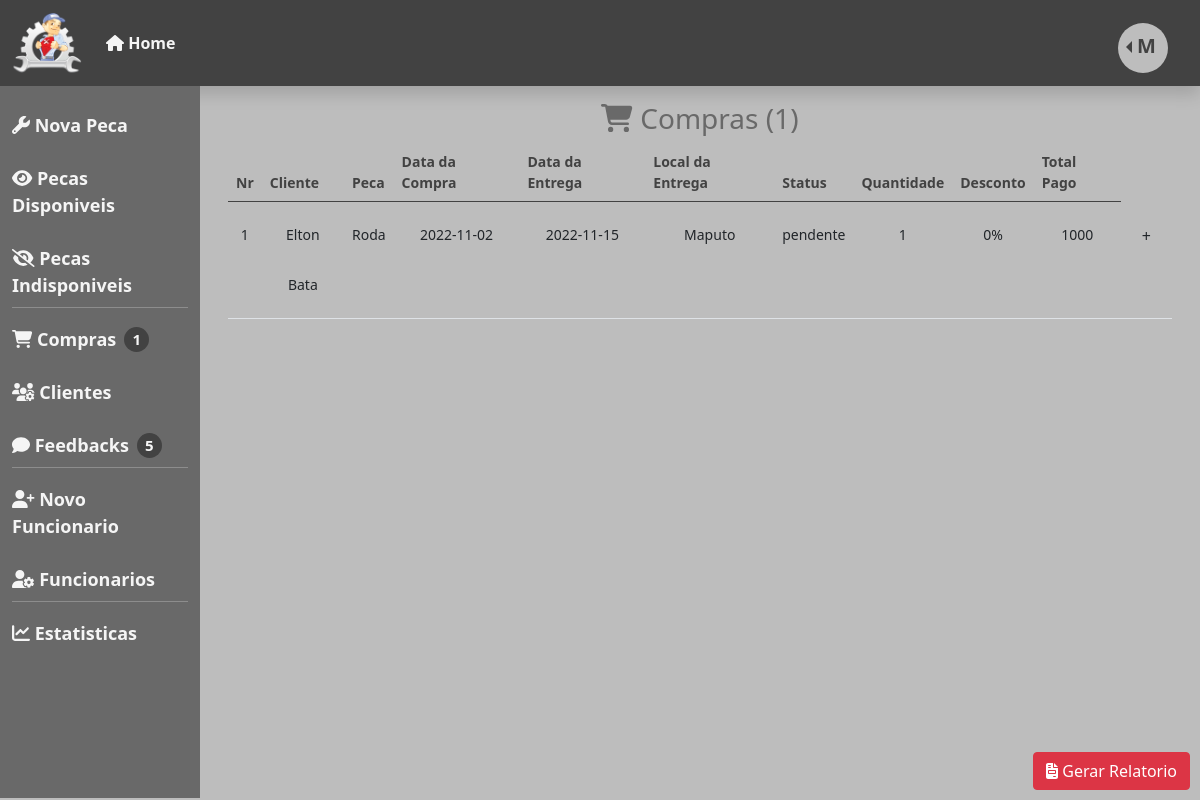
The app's page /gestao/views/compras.php (signed in) with its own data.
### tables this page shows
CREATE TABLE IF NOT EXISTS `compra` (
  `id` int NOT NULL AUTO_INCREMENT,
  `data_compra` date NOT NULL,
  `data_entrega` date NOT NULL,
  `local_entrega` text NOT NULL,
  `quantidade` int NOT NULL,
  `desconto` float NOT NULL,
  `status` varchar(100) NOT NULL,
  `total_pago` float NOT NULL,
  `id_cliente` int NOT NULL,
  `id_peca` int NOT NULL,
  `id_gestor` int NOT NULL,
  PRIMARY KEY (`id`),
  KEY `id_cliente` (`id_cliente`),
  KEY `id_gestor` (`id_gestor`),
  KEY `id_peca` (`id_peca`)
);

CREATE TABLE IF NOT EXISTS `cliente` (
  `id` int NOT NULL AUTO_INCREMENT,
  `nome` varchar(100) NOT NULL,
  `apelido` varchar(100) NOT NULL,
  `email` varchar(512) NOT NULL,
  `contactos` varchar(100) NOT NULL,
  `morada` text NOT NULL,
  `nr_bi` varchar(50) NOT NULL,
  PRIMARY KEY (`id`)
);

CREATE TABLE IF NOT EXISTS `peca` (
  `id` int NOT NULL AUTO_INCREMENT,
  `nome` varchar(512) NOT NULL,
  `tipo` varchar(100) NOT NULL,
  `tamanho` varchar(50) NOT NULL,
  `marca` varchar(512) NOT NULL,
  `preco` float NOT NULL,
  `data_fabrico` date NOT NULL,
  `local_fabrico` varchar(512) NOT NULL,
  `cor` varchar(50) NOT NULL,
  `status` varchar(100) NOT NULL,
  `quantidade` int NOT NULL,
  PRIMARY KEY (`id`)
);

### gestao/controllers/VerComprasController.php (called while the page is built, shortened)
<?php
include_once '../models/Compra.php';
class VerComprasController
{
    public function compras()
    {
        $this->compra = new Compra();
        $this->dados = $this->compra->selectAll();
        return $this->dados;
    }
    public function totalCompras()
    {
        $this->compra = new Compra();
        $this->dados = $this->compra->count();
        return $this->dados;
    }
}
$verCompras = new VerComprasController();
$compras = $verCompras->compras();
$totalCompras = $verCompras->totalCompras();

### gestao/models/Compra.php (called while the page is built, shortened)
<?php
include_once '../../config/db.php';
class Compra
{
    public $conexao;
    function __construct()
    {
        $this->dbConnection = new dbConnection();
        $this->conexao = $this->dbConnection->connect();
        return $this->conexao;
    }
    public function selectAll()
    {
        $this->sql = $this->conexao->query("SELECT compra.id AS compraID, data_compra, data_entrega, local_entrega, compra.quantidade AS compraQuantidade, desconto, cliente.nome AS cliNome, cliente.apelido AS cliApelido, email, contactos, peca.nome AS pecaNome, marca, preco, tamanho, compra.status AS compraStatus, total_pago  FROM compra JOIN cliente, peca WHERE compra.id_cliente = cliente.id AND compra.id_peca = peca.id");
        $this->sql->execute();
        $this->dados = $this->sql->fetchAll(PDO::FETCH_OBJ);
        return $this->dados;
    }
    public function count()
    {
        $this->sql = $this->conexao->query("SELECT * FROM compra");
        $this->sql->execute();
        $this->conta = $this->sql->rowCount();
        return $this->conta;
    }
}

### config/db.php (called while the page is built, shortened)
<?php
class dbConnection
{
     public $user = "root";
     public $password = "";
     public $db_name = "pecas_automoveis";
     public $host = "localhost";
     function connect()
     {
          try {
               $this->con = new PDO("mysql:host=$this->host;dbname=$this->db_name", $this->user, $this->password);
               return $this->con;
          } catch (PDOException $e) {
               return $e->getMessage();
          }
     }
}

### gestao/views/compras.php (the view, shortened to what this page needs)
<?php include_once './head.php'; ?>
<?php
include_once '../controllers/verComprasController.php';
?>
<div class="container conteudo col-sm-10 p-3">
    <h3 class="text-center"><i class="fa-solid fa-cart-shopping"></i> Compras (<?php echo $totalCompras; ?>)</h3>
    <div class="container mt-2">
        <table class="table">
            <thead>
                <th>Nr</th>
                <th>Cliente</th>
                <th>Peca</th>
                <th>Data da Compra</th>
                <th>Data da Entrega</th>
                <th>Local da Entrega</th>
                <th>Status</th>
                <th>Quantidade</th>
                <th>Desconto</th>
                <th>Total Pago</th>
            </thead>
            <tbody>
                <?php
                $count = 1;
                foreach ($compras as $key => $value) {
                ?>
                    <tr>
                        <td><?php echo $count; ?></td>
                        <td><?php echo $value->cliNome . " " . $value->cliApelido ?></td>
                        <td><?php echo $value->pecaNome ?></td>
                        <td><?php echo $value->data_compra ?></td>
                        <td><?php echo $value->data_entrega ?></td>
                        <td><?php echo $value->local_entrega ?></td>
                        <td><?php echo $value->compraStatus ?></td>
                        <td><?php echo $value->compraQuantidade ?></td>
                        <td><?php echo $value->desconto . "%" ?></td>
                        <td><?php echo $value->total_pago ?></td>
                        <td><Button class="btn" data-bs-toggle='modal' data-bs-target="#detalhes<?php echo $value->compraID ?>">+</Button></td>
                    </tr>
                <?php $count++;
                } ?>
            </tbody>
        </table>
    </div>
    <div class="relatorio">
        <a href="" class="btn btn-danger"><i class="fa-solid fa-file-invoice"></i> Gerar Relatorio</a>
    </div>
</div>
</div>
<?php include_once './foot.php'; ?>

### assets/css/gestaoHome.css (style rules this page uses)
body { background-color: #bdbdbd; overflow: hidden; }
.conteudo h3 { color: #696969; }
.conteudo { overflow: auto; height: 89vh; }
th { color: #424242; }
td { text-align: center; line-height: 50px; }
.relatorio { position: absolute; bottom: 10px; right: 10px; }
.table { font-size: 14px; }

### records on screen
compra: id_cliente.nome "Elton", id_cliente.apelido "Bata", id_peca.nome "Roda", data_compra "2022-11-02", data_entrega "2022-11-15", local_entrega "Maputo", status "pendente", quantidade "1", desconto "0", total_pago "1000"

### other values on screen
$head->getUserLetra() "M"
$head->totalComprasPendentes() "1"
$totalCompras "1"
